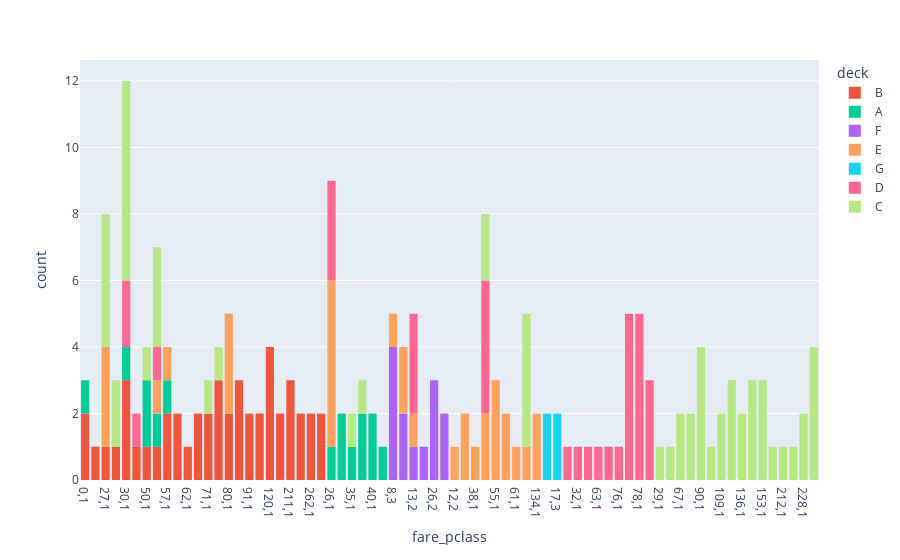

The notebook cell saved with this chart:
### Code cell
px.histogram(df.sort_values(by='fare'), x='fare_pclass', color='deck')

### Figure 1 — Plotly figure (JSON) as saved in the notebook; plotly's stock layout.template omitted (floating-point values rounded to 4 significant figures)
{"data": [{"bingroup": "x", "hovertemplate": "deck=B<br>fare_pclass=%{x}<br>count=%{y}<extra></extra>", "legendgroup": "B", "marker": {"color": "#EF553B", "pattern": {"shape": ""}}, "name": "B", "orientation": "v", "showlegend": true, "type": "histogram", "x": ["0,1", "0,1", "5,1", "27,1", "28,1", "30,1", "30,1", "30,1", "34,1", "50,1", "52,1", "57,1", "57,1", "58,1", "58,1", "62,1", "69,1", "69,1", "71,1", "71,1", "79,1", "79,1", "79,1", "80,1", "80,1", "86,1", "86,1", "86,1", "91,1", "91,1", "94,1", "94,1", "120,1", "120,1", "120,1", "120,1", "147,1", "147,1", "211,1", "211,1", "211,1", "248,1", "248,1", "262,1", "262,1", "512,1", "512,1"], "xaxis": "x", "yaxis": "y"}, {"bingroup": "x", "hovertemplate": "deck=A<br>fare_pclass=%{x}<br>count=%{y}<extra></extra>", "legendgroup": "A", "marker": {"color": "#00cc96", "pattern": {"shape": ""}}, "name": "A", "orientation": "v", "showlegend": true, "type": "histogram", "x": ["0,1", "26,1", "30,1", "31,1", "31,1", "35,1", "36,1", "36,1", "40,1", "40,1", "50,1", "50,1", "52,1", "57,1", "82,1"], "xaxis": "x", "yaxis": "y"}, {"bingroup": "x", "hovertemplate": "deck=F<br>fare_pclass=%{x}<br>count=%{y}<extra></extra>", "legendgroup": "F", "marker": {"color": "#ab63fa", "pattern": {"shape": ""}}, "name": "F", "orientation": "v", "showlegend": true, "type": "histogram", "x": ["8,3", "8,3", "8,3", "8,3", "10,2", "10,2", "13,2", "22,3", "26,2", "26,2", "26,2", "39,2", "39,2"], "xaxis": "x", "yaxis": "y"}, {"bingroup": "x", "hovertemplate": "deck=E<br>fare_pclass=%{x}<br>count=%{y}<extra></extra>", "legendgroup": "E", "marker": {"color": "#FFA15A", "pattern": {"shape": ""}}, "name": "E", "orientation": "v", "showlegend": true, "type": "histogram", "x": ["8,3", "10,2", "10,2", "12,2", "12,3", "12,3", "13,2", "26,1", "26,1", "26,1", "26,1", "26,1", "27,1", "27,1", "27,1", "38,1", "52,1", "53,1", "53,1", "55,1", "55,1", "55,1", "56,1", "56,1", "57,1", "61,1", "80,1", "80,1", "80,1", "83,1", "134,1", "134,1"], "xaxis": "x", "yaxis": "y"}, {"bingroup": "x", "hovertemplate": "deck=G<br>fare_pclass=%{x}<br>count=%{y}<extra></extra>", "legendgroup": "G", "marker": {"color": "#19d3f3", "pattern": {"shape": ""}}, "name": "G", "orientation": "v", "showlegend": true, "type": "histogram", "x": ["10,3", "10,3", "17,3", "17,3"], "xaxis": "x", "yaxis": "y"}, {"bingroup": "x", "hovertemplate": "deck=D<br>fare_pclass=%{x}<br>count=%{y}<extra></extra>", "legendgroup": "D", "marker": {"color": "#FF6692", "pattern": {"shape": ""}}, "name": "D", "orientation": "v", "showlegend": true, "type": "histogram", "x": ["13,2", "13,2", "13,2", "14,2", "26,1", "26,1", "26,1", "30,1", "30,1", "32,1", "34,1", "39,1", "52,1", "53,1", "53,1", "53,1", "53,1", "63,1", "75,1", "76,1", "77,1", "77,1", "77,1", "77,1", "77,1", "78,1", "78,1", "78,1", "78,1", "78,1", "113,1", "113,1", "113,1"], "xaxis": "x", "yaxis": "y"}, {"bingroup": "x", "hovertemplate": "deck=C<br>fare_pclass=%{x}<br>count=%{y}<extra></extra>", "legendgroup": "C", "marker": {"color": "#B6E880", "pattern": {"shape": ""}}, "name": "C", "orientation": "v", "showlegend": true, "type": "histogram", "x": ["27,1", "27,1", "27,1", "27,1", "28,1", "28,1", "29,1", "30,1", "30,1", "30,1", "30,1", "30,1", "30,1", "35,1", "36,1", "50,1", "51,1", "52,1", "52,1", "52,1", "53,1", "53,1", "67,1", "67,1", "71,1", "79,1", "83,1", "83,1", "83,1", "83,1", "89,1", "89,1", "90,1", "90,1", "90,1", "90,1", "106,1", "109,1", "109,1", "111,1", "111,1", "111,1", "136,1", "136,1", "152,1", "152,1", "152,1", "153,1", "153,1", "153,1", "165,1", "212,1", "222,1", "228,1", "228,1", "263,1", "263,1", "263,1", "263,1"], "xaxis": "x", "yaxis": "y"}], "layout": {"barmode": "relative", "legend": {"title": {"text": "deck"}, "tracegroupgap": 0}, "margin": {"t": 60}, "xaxis": {"anchor": "y", "domain": [0, 1], "title": {"text": "fare_pclass"}}, "yaxis": {"anchor": "x", "domain": [0, 1], "title": {"text": "count"}}}}
